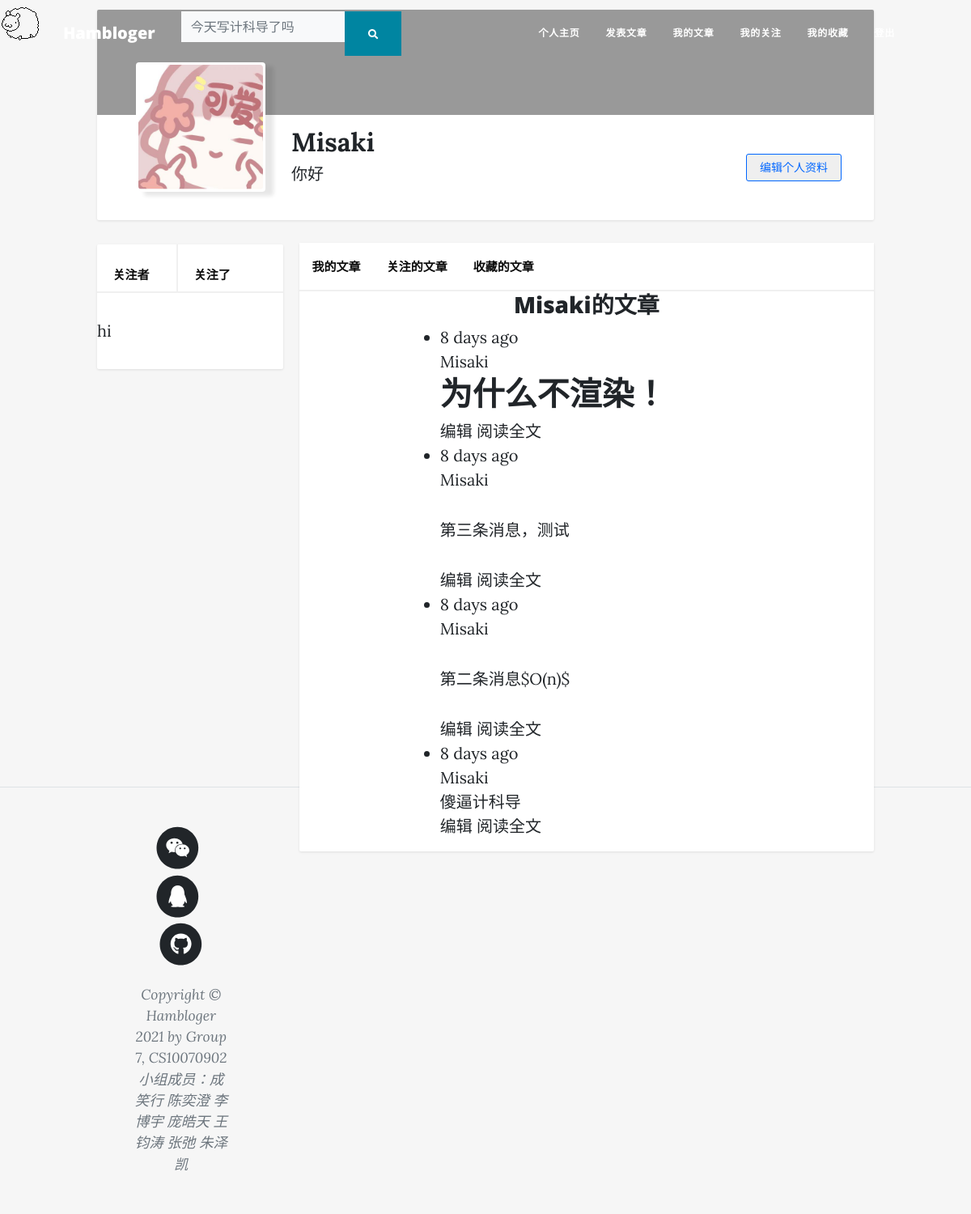
The app's page /user/Misaki (signed in) with its own data.
### app/models.py (models this page shows, shortened)
class User(UserMixin, db.Model):
    __tablename__ = 'users'
    id = db.Column(db.Integer, primary_key=True)
    email = db.Column(db.String(64), unique=True, index=True)
    username = db.Column(db.String(64), unique=True, index=True)
    role_id = db.Column(db.Integer, db.ForeignKey('roles.id'))  # 每一个用户只能有一个角色
    password_hash = db.Column(db.String(128))
    confirmed = db.Column(db.Boolean, default=True)
    name = db.Column(db.String(64))
    location = db.Column(db.String(64))
    about_me = db.Column(db.Text())
    member_since = db.Column(db.DateTime(), default=datetime.utcnow)
    last_seen = db.Column(db.DateTime(), default=datetime.utcnow)
    posts = db.relationship('Post', backref='author', lazy='dynamic')
    followed = db.relationship('Follow',
                               foreign_keys=[Follow.follower_id],
                               backref=db.backref('follower', lazy='joined'),
                               lazy='dynamic',
                               cascade='all, delete-orphan')
    followers = db.relationship('Follow',
                                foreign_keys=[Follow.followed_id],
                                backref=db.backref('followed', lazy='joined'),
                                lazy='dynamic',
                                cascade='all, delete-orphan')
    @property
    def password(self):
        raise AttributeError("Password is not a readable attribute")
    def can(self, perm):
        return self.role is not None and self.role.has_permission(perm)
    def is_administrator(self):
        return self.can(Permission.ADMIN)
    def ping(self):
        self.last_seen = datetime.utcnow()
        db.session.add(self)
        db.session.commit()

class Post(db.Model):
    __tablename__ = 'posts'
    id = db.Column(db.Integer, primary_key=True)
    body = db.Column(db.Text)
    body_html = db.Column(db.Text)
    timestamp = db.Column(db.DateTime, index=True, default=datetime.utcnow)
    author_id = db.Column(db.Integer, db.ForeignKey('users.id'))

### app/main/views.py (the view)
@main.route('/user/<username>')
def user(username):
    user = User.query.filter_by(username=username).first()
    if user is None:
        abort(404)
    posts = user.posts.order_by(Post.timestamp.desc()).all()
    return render_template('user.html', user=user, posts=posts)

### app/auth/views.py (called while the page is built)
@auth.before_app_request
def before_request():
    if current_user.is_authenticated:
        current_user.ping()
        if not current_user.confirmed and request.endpoint \
                and request.blueprint != 'auth' and request.endpoint != 'static':
            return redirect(url_for('auth.unconfirmed'))

### app/main/__init__.py (called while the page is built)
@main.app_context_processor
def inject_permissions():
    return dict(Permission=Permission)

### app/models.py (called while the page is built)
@login_manager.user_loader
def load_user(user_id):
    return User.query.get(int(user_id))

    def has_permission(self, perm):
        return self.permissions & perm == perm  # 使用位运算检查特定权限

### app/templates/user.html (shortened to what this page needs)
{% extends "base.html" %}
{% block head %}
<link href="{{ url_for('static',filename='css/user.css') }}" rel="stylesheet">
{% endblock %}
{% block page_content %}
<div class="page-container">
    <div class="user-container">
        <div class="user-cover-container">
        </div>
        <div class="user-profile-container">
            <div class="user-mask-container">
                <div class="user-mask">
                    <img src="{{url_for('static', filename='mask/test-1.jpeg')}}" class="user-mask-img">
                </div>
            </div>
            <div class="user-information-container">
                <div class="username-container">
                    <span class="username"> {{ user.name }} </span>
                </div>
                <div class="about_me-container">
                    {% if user.about_me %}<span class="about_me">{{ user.about_me }}</span>{% endif %}
                </div>
            </div>
            <div class="user-operation-container">
                {% if user == current_user %}
                <a href="{{ url_for('.edit_profile') }}">
                    <button type="button" class="edit-profile-button">
                        <span>编辑个人资料</span>
                    </button>
                </a>
                {% endif %}
            </div>
        </div>
    </div>
    <div class="content-container">
        <div class="main-content-container">
            <ul class="option-bar">
                <li class="option-item">
                    <a class="option-link" href="">
                        我的文章
                    </a>
                </li>
                <li class="option-item">
                    <a class = "option-link" href="">
                        关注的文章
                    </a>
                </li>
                <li class="option-item">
                    <a class="option-link" href="">
                        收藏的文章
                    </a>
                </li>
            </ul>
            <div class="main-content-box">
                <h3>
                    <div align="center">{{ user.username }}的文章</div>
                </h3>
                {% include '_posts.html' %}
            </div>
        </div>
        <div class="side-content-container">
            <ul class="side-content">
                <li class="side-content-left-item">
                    <a class = "option-link" href="{{ url_for('.followers', username=user.username) }}">
                        关注者 <span class="badge">{{ user.followers.count() - 1 }}</span>
                    </a>
                </li>
                <li class="side-content-right-item">
                    <a class = "option-link" href="{{ url_for('.followed_by', username=user.username) }}">
                        关注了 <span class="badge">{{ user.followed.count() - 1 }}</span>
                    </a>
                </li>
            </ul>
            <div class="side-content-bos">
                <p>
                hi
                </p>
            </div>
        </div>
    </div>
</div>
{% endblock %}

### app/templates/base.html (shortened to what this page needs)
<!DOCTYPE html>
<html lang="en">
<head>
    <link href="https://cdn.jsdelivr.net/npm/bootstrap-icons@1.5.0/font/bootstrap-icons.css" rel="stylesheet"/>
    <link href="{{ url_for('static', filename='css/admin.css') }}" rel="stylesheet"/>
    <link href="{{ url_for('static', filename='css/styles.css') }}" rel="stylesheet"/>
    <link href="{{ url_for('static', filename='css/base.css') }}" rel="stylesheet"/>
    {% block head %}
    {% endblock %}
</head>
<body id="page-top">
<nav class="navbar navbar-expand-lg navbar-light fixed-top py-2" id="mainNav">
    <div class="container px-4 px-lg-5">
        <a class="navbar-brand" href="/">Hambloger</a>
        <form class="d-none d-sm-inline-block form-inline mr-auto ml-md-3 my-2 my-md-0 mw-100 navbar-search">
            <div class="input-group">
                <input type="text" class="form-control bg-light border-0 small" placeholder="今天写计科导了吗"
                       aria-label="Search" aria-describedby="basic-addon2">
                <div class="input-group-append">
                    <button class="btn btn-primary" type="button">
                        <i class="fas fa-search fa-sm"></i>
                    </button>
                </div>
            </div>
        </form>
        <div class="collapse navbar-collapse" id="navbarResponsive">
            <ul class="navbar-nav nav nav-pills ms-auto py-4 py-lg-0">
                {% if current_user.is_authenticated %}
                <li class="nav-item">
                    <a class="nav-link px-lg-3 py-3 py-lg-4"
                       href="{{ url_for('main.user', username=current_user.username) }}">
                        <span>个人主页</span>
                    </a>
                </li>
                <li class="nav-item">
                    <a class="nav-link px-lg-3 py-3 py-lg-4" href="/">
                        <span>发表文章</span>
                    </a>
                </li>
                <li class="nav-item">
                    <a class="nav-link px-lg-3 py-3 py-lg-4" href="/">
                        <span>我的文章</span>
                    </a></li>
                <li class="nav-item">
                    <a class="nav-link px-lg-3 py-3 py-lg-4" href="/">
                        <span>我的关注</span>
                    </a>
                </li>
                <li class="nav-item">
                    <a class="nav-link px-lg-3 py-3 py-lg-4" href="/">
                        <span>我的收藏</span>
                    </a>
                </li>
                <li class="nav-item">
                    <a class="nav-link px-lg-3 py-3 py-lg-4" href="{{url_for('auth.logout')}}">
                        <span>登出</span>
                    </a>
                </li>
                {% endif %}
            </ul>
        </div>
    </div>
</nav>
<div class="main-container">
    {% block page_content %}
    {% endblock %}
</div>
<div class="mouse-follow"></div>
<footer class="border-top">
    <div class="container px-4 px-lg-5">
        <div class="row gx-4 gx-lg-5 justify-content-center">
            <div class="col-md-10 col-lg-8 col-xl-7">
                <ul class="list-inline text-center">
                    <li class="list-inline-item">
                        <a href="/">
                            <span class="fa-stack fa-lg">
                                <i class="fas fa-circle fa-stack-2x"></i>
                                <i class="fab fa-weixin fa-stack-1x fa-inverse"></i>
                            </span>
                        </a>
                    </li>
                    <li class="list-inline-item">
                        <a href="/">
                            <span class="fa-stack fa-lg">
                                <i class="fas fa-circle fa-stack-2x"></i>
                                <i class="fab fa-qq fa-stack-1x fa-inverse"></i>
                            </span>
                        </a>
                    </li>
                    <li class="list-inline-item">
                        <a href="https://github.com/vozeo/Hambloger">
                            <span class="fa-stack fa-lg">
                                <i class="fas fa-circle fa-stack-2x"></i>
                                <i class="fab fa-github fa-stack-1x fa-inverse"></i>
                            </span>
                        </a>
                    </li>
                </ul>
                <div class="small text-center text-muted fst-italic">Copyright &copy; Hambloger 2021 by Group 7,
                    CS10070902
                </div>
                <div class="small text-center text-muted fst-italic">小组成员：成笑行 陈奕澄 李博宇 庞皓天 王钧涛 张弛 朱泽凯</div>
            </div>
        </div>
    </div>
</footer>
</body>
</html>

### app/templates/_posts.html (shortened to what this page needs)
{% block head %}
    <link href="{{ url_for('static',filename='css/post.css') }}" rel="stylesheet">
{% endblock %}
<ul class='posts'>
    {% for post in posts %}
    <li class='post'>
        <div class="post-content">
            <div class="post-date">{{ moment(post.timestamp).fromNow() }}</div>
            <div class="post-author">
                <a href="{{ url_for('.user', username=post.author.username) }}">
                    {{ post.author.username }}
                </a>
            </div>
            <div class="post-body">
                {% if post.body_html %}
                    {{ post.body_html | safe }}
                {% else %}
                    {{ post.body }}
                {% endif %}
            </div>
            <div class="post-footer">
                {% if current_user == post.author %}
                <a href="{{ url_for('.edit', id=post.id) }}">
                    <span class="label label-primary">编辑</span>
                </a>
                {% endif %}
                <a href="{{ url_for('.post', id=post.id) }}">
                    <span class="label label-default">阅读全文</span>
                </a>
            </div>
        </div>
    </li>
    {% endfor %}
</ul>

### app/static/css/base.css (style rules this page uses)
body { background-color: rgb(246, 246, 246); margin: 0; padding: 0; }
div { margin: 0; padding: 0; display: block; }
.navbar { position: relative; top: -5px; left: -5px; width: 100%; margin: 0; padding: 0; display: block; }
footer { text-align: center; }
.mouse-follow { width: 50px; height: 50px; position: absolute; background-image: url('../icons/goat.gif'); background-size: cover; }
.page-container { display: block; margin-left: 15%; margin-right: 15%; width: 70%; }

### app/static/css/user.css (style rules this page uses)
.page-container { display: block; margin-left: 10%; margin-right: 10%; width: 80%; }
.user-container { display: block; background-color: rgb(255, 255, 255); margin-top: 12px; height: 260px; box-shadow: 0 1px 3px rgba(18, 18, 18, .1); border-radius: 2px; }
.user-cover-container { background-color: rgb(153, 153, 153); border-top-left-radius: 2px; border-top-right-radius: 2px; height: 50%; }
.user-profile-container { height: 50%; border-bottom-left-radius: 2px; border-bottom-right-radius: 2px; }
.user-mask-container { float: left; position: relative; top: -50%; left: 5%; width: 160px; height: 160px; }
.user-mask { background-color: rgb(255, 255, 255); width: 160px; height: 160px; box-shadow: 10px 5px 5px rgba(18, 18, 18, .1); border-radius: 4px; }
.user-mask-img { margin: 2%; width: 96%; height: 96%; border-radius: 4px; }
.user-information-container { float: left; margin-top: 10px; margin-left: 80px; width: 450px; }
.username { font-size: 32px; font-weight: 900; }
.about_me-container { height: 30px; overflow: hidden; }
.about_me { font-size: 20px; font-weight: 400; }
.user-operation-container { margin-top: 5%; float: right; }
.user-operation-container button { margin-right: 40px; padding: 0 16px; font-size: 14px; line-height: 32px; text-align: center; cursor: pointer; border: 1px solid; border-radius: 3px; }
.edit-profile-button { color: #06f; border-color: #06f; }
.content-container { margin-left: 0; height: 700px; }
.main-content-container { float: right; background-color: rgb(255, 255, 255); margin-top: 28px; box-shadow: 0 1px 3px rgba(18, 18, 18, .1); border-radius: 2px; width: 74%; }
.option-bar { background-color: rgb(255, 255, 255); border-bottom: 2px solid rgb(240, 240, 240) ; height: 60px; line-height: 60px; list-style-type: none; margin: 0; padding: 0; overflow: hidden; position: -webkit-sticky; position: sticky; top: 0; }
.option-item { float: left; font-size: 15px; font-weight: 600; }
.option-item a { display: inline; padding: 16px; }
.option-link { text-decoration: none; color: rgb(12, 12, 12); }
.main-content-box { background-color: rgb(255, 255, 255); }
.side-content-container { float: left; background-color: rgb(255, 255, 255); margin-top: 0; box-shadow: 0 1px 3px rgba(18, 18, 18, .1); border-radius: 2px; width: 24%; }
.side-content { list-style-type: none; margin: 0; padding: 0; overflow: hidden; border-bottom: 2px solid rgb(240, 240, 240) ; height: 60px; line-height: 60px; }
.side-content-left-item { margin-left: 5%; float: left; font-size: 15px; font-weight: 600; border-right: 2px solid rgb(240, 240, 240) ; }
.side-content-left-item a { display: block; padding: 8px; }
.side-content-right-item { margin-left: 5%; float: left; font-size: 15px; font-weight: 600; }
.side-content-right-item a { display: block; padding: 8px; }

### app/static/css/post.css (style rules this page uses)
.posts { margin-left: 20%; width: 60%; }

### records on screen
User: name "Misaki", about_me "你好", username "Misaki"
Post: timestamp "8 days ago", author.username "Misaki", body_html "为什么不渲染！"
Post: timestamp "8 days ago", author.username "Misaki", body_html "第三条消息，测试"
Post: timestamp "8 days ago", author.username "Misaki", body_html "第二条消息$O(n)$"
Post: timestamp "8 days ago", author.username "Misaki", body "傻逼计科导"
